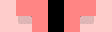

This is a level from a 2D game, rendered from its Tiled map with the project's own tilesets. A one-line summary and the complete map file follow:
An orthogonal 7x2 tile map with 16x16 px tiles, 3 tile layers (regions, input_layer1, output_layer3).

<map version="1.5" tiledversion="1.7.2" orientation="orthogonal" renderorder="right-down" width="7" height="2" tilewidth="16" tileheight="16" infinite="0" nextlayerid="4" nextobjectid="1">
 <tileset firstgid="1" source="../../../porthole-tileset.tsx" />
 <layer id="3" name="regions" width="7" height="2">
  <data encoding="csv">
1,1,1,0,1,1,1,
1,1,1,0,1,1,1
</data>
 </layer>
 <layer id="1" name="input_layer1" width="7" height="2">
  <data encoding="csv">
2,33,33,0,33,33,2,
2,2,33,0,33,2,2
</data>
 </layer>
 <layer id="2" name="output_layer3" width="7" height="2">
  <data encoding="csv">
0,0,0,0,0,0,0,
0,132,0,0,0,133,0
</data>
 </layer>
</map>
